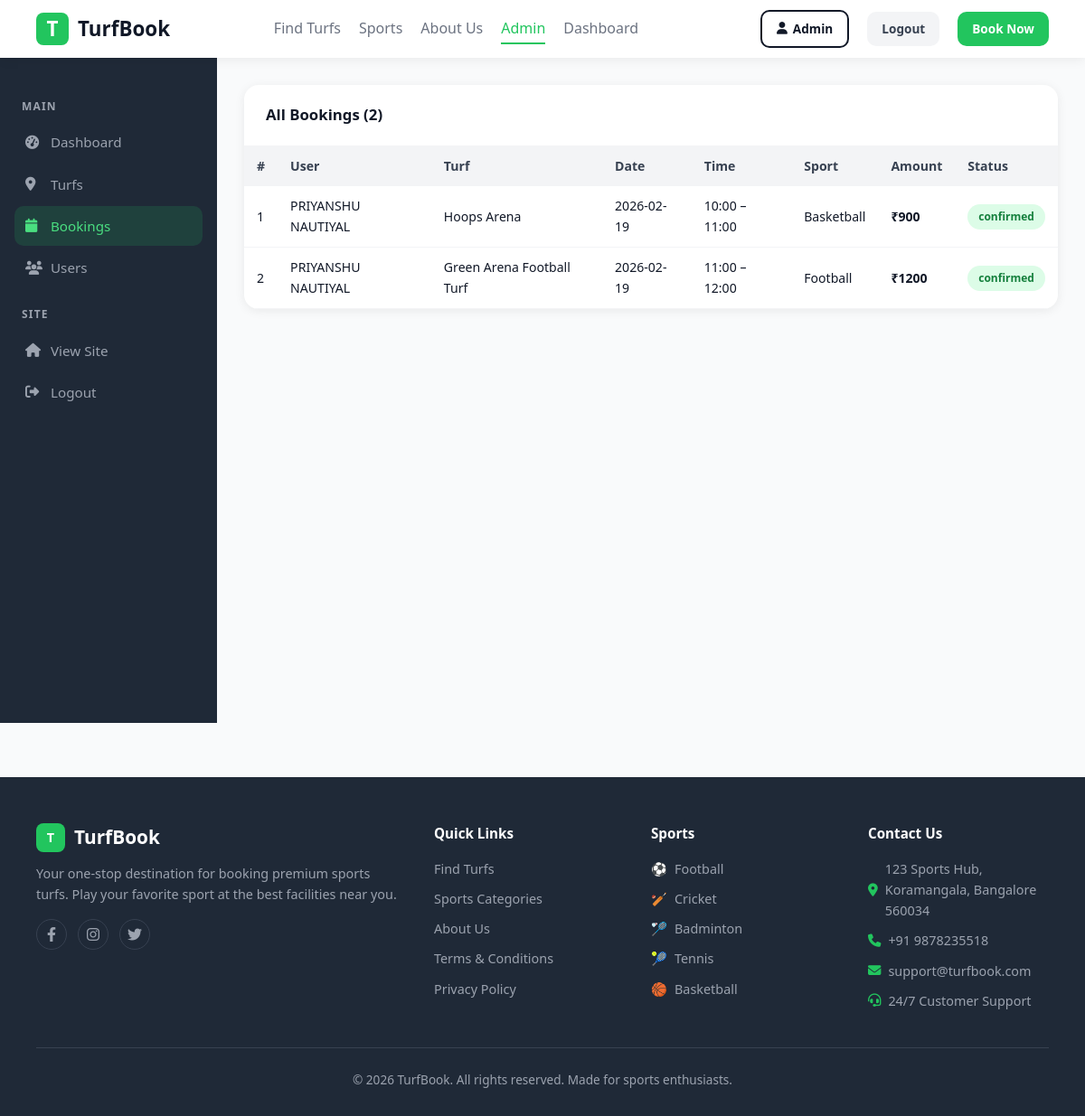
Screenshot of /admin/bookings (signed in) with the database file from the repository.
### tables this page shows
CREATE TABLE bookings (
            id INTEGER PRIMARY KEY AUTOINCREMENT,
            user_id INTEGER NOT NULL,
            turf_id INTEGER NOT NULL,
            booking_date TEXT NOT NULL,
            start_time TEXT NOT NULL,
            end_time TEXT NOT NULL,
            duration_hours REAL NOT NULL,
            total_amount INTEGER NOT NULL,
            sport TEXT NOT NULL,
            players INTEGER DEFAULT 1,
            status TEXT DEFAULT 'confirmed',
            payment_status TEXT DEFAULT 'pending',
            created_at TEXT DEFAULT CURRENT_TIMESTAMP,
            FOREIGN KEY(user_id) REFERENCES users(id),
            FOREIGN KEY(turf_id) REFERENCES turfs(id)
        );

CREATE TABLE users (
            id INTEGER PRIMARY KEY AUTOINCREMENT,
            name TEXT NOT NULL,
            email TEXT UNIQUE NOT NULL,
            phone TEXT,
            password TEXT NOT NULL,
            role TEXT DEFAULT 'user',
            created_at TEXT DEFAULT CURRENT_TIMESTAMP
        );

CREATE TABLE turfs (
            id INTEGER PRIMARY KEY AUTOINCREMENT,
            name TEXT NOT NULL,
            location TEXT NOT NULL,
            city TEXT NOT NULL,
            distance REAL,
            rating REAL DEFAULT 4.5,
            review_count INTEGER DEFAULT 0,
            open_time TEXT DEFAULT '6 AM',
            close_time TEXT DEFAULT '11 PM',
            max_players INTEGER DEFAULT 22,
            price_per_hour INTEGER NOT NULL,
            sports TEXT NOT NULL,
            amenities TEXT DEFAULT '',
            image_url TEXT DEFAULT '',
            description TEXT DEFAULT '',
            is_active INTEGER DEFAULT 1
        );

### app.py (the view)
@app.route('/admin/bookings')
@login_required
@admin_required
def admin_bookings():
    conn = get_db()
    bookings = conn.execute("""
        SELECT b.*, u.name as user_name, t.name as turf_name
        FROM bookings b JOIN users u ON b.user_id=u.id JOIN turfs t ON b.turf_id=t.id
        ORDER BY b.booking_date DESC
    """).fetchall()
    conn.close()
    return render_template('admin/bookings.html', bookings=bookings)

### app.py (called while the page is built)
def get_db():
    conn = sqlite3.connect(DB_PATH)
    conn.row_factory = sqlite3.Row
    return conn

def login_required(f):
    @wraps(f)
    def decorated(*args, **kwargs):
        if 'user_id' not in session:
            flash('Please login to continue.', 'warning')
            return redirect(url_for('login'))
        return f(*args, **kwargs)
    return decorated

def admin_required(f):
    @wraps(f)
    def decorated(*args, **kwargs):
        if session.get('role') != 'admin':
            flash('Admin access required.', 'danger')
            return redirect(url_for('index'))
        return f(*args, **kwargs)
    return decorated

### templates/admin/bookings.html (shortened to what this page needs)
{% extends 'base.html' %}
{% block content %}
<div class="admin-layout">
  <div class="admin-sidebar">
    <div class="admin-nav">
      <h3>Main</h3>
      <a href="/admin"><i class="fa fa-tachometer-alt"></i> Dashboard</a>
      <a href="/admin/turfs"><i class="fa fa-map-marker-alt"></i> Turfs</a>
      <a href="/admin/bookings" class="active"><i class="fa fa-calendar"></i> Bookings</a>
      <a href="/admin/users"><i class="fa fa-users"></i> Users</a>
      <h3>Site</h3>
      <a href="/"><i class="fa fa-home"></i> View Site</a>
      <a href="/logout"><i class="fa fa-sign-out-alt"></i> Logout</a>
    </div>
  </div>
  <div class="admin-content">
    <div class="table-card">
      <div class="table-card-header">
        <h3>All Bookings ({{ bookings|length }})</h3>
      </div>
      <table>
        <thead>
          <tr><th>#</th><th>User</th><th>Turf</th><th>Date</th><th>Time</th><th>Sport</th><th>Amount</th><th>Status</th></tr>
        </thead>
        <tbody>
          {% for b in bookings %}
          <tr>
            <td>{{ b.id }}</td>
            <td>{{ b.user_name }}</td>
            <td>{{ b.turf_name }}</td>
            <td>{{ b.booking_date }}</td>
            <td>{{ b.start_time }} – {{ b.end_time }}</td>
            <td>{{ b.sport }}</td>
            <td><strong>₹{{ b.total_amount }}</strong></td>
            <td><span class="badge {{ 'badge-green' if b.status == 'confirmed' else 'badge-red' }}">{{ b.status }}</span></td>
          </tr>
          {% endfor %}
        </tbody>
      </table>
    </div>
  </div>
</div>
{% endblock %}

### static/css/style.css (style rules this page uses)
:root { --green: #22c55e; --green-dark: #16a34a; --yellow: #f59e0b; --dark: #111827; --gray: #6b7280; --light: #f9fafb; --white: #fff; --red: #ef4444; --blue: #3b82f6; --border-radius: 10px; --shadow-sm: 0 2px 12px rgba(0,0,0,0.07); --shadow-md: 0 4px 20px rgba(0,0,0,0.08); --shadow-lg: 0 8px 30px rgba(0,0,0,0.12); --transition: all 0.3s ease; }
* { box-sizing: border-box; margin: 0; padding: 0; }
html, body { width: 100%; height: 100%; }
body { font-family: 'Segoe UI', Tahoma, Geneva, Verdana, sans-serif; color: var(--dark); background: var(--light); line-height: 1.6; }
a { text-decoration: none; color: inherit; transition: var(--transition); }
.badge { padding: 4px 12px; border-radius: 20px; font-size: 0.75rem; font-weight: 700; display: inline-block; }
.badge-green { background: #dcfce7; color: #15803d; }

### templates/base.html (style rules this page uses)
:root { --green: #22c55e; --green-dark: #16a34a; --yellow: #f59e0b; --dark: #111827; --gray: #6b7280; --light: #f9fafb; --white: #fff; --red: #ef4444; --blue: #3b82f6; }

### templates/admin/bookings.html (style rules this page uses)
.admin-layout { display: grid; grid-template-columns: 240px 1fr; gap: 0; min-height: calc(100vh - 64px); }
.admin-sidebar { background: #1f2937; padding: 24px 16px; }
.admin-sidebar h3 { color: #9ca3af; font-size: 0.75rem; text-transform: uppercase; letter-spacing: 0.1em; margin: 20px 0 8px; padding: 0 8px; }
.admin-nav a { display: flex; align-items: center; gap: 10px; padding: 10px 12px; border-radius: 10px; color: #9ca3af; font-size: 0.95rem; margin-bottom: 2px; transition: all 0.2s; }
.admin-nav a:hover, .admin-nav a.active { background: rgba(34,197,94,0.15); color: #4ade80; }
.admin-nav a i { width: 18px; }
.admin-content { padding: 30px; background: #f9fafb; overflow-x: auto; }
table { width: 100%; border-collapse: collapse; font-size: 0.88rem; }
th { background: #f3f4f6; padding: 11px 14px; text-align: left; font-weight: 700; color: #374151; white-space: nowrap; }
td { padding: 11px 14px; border-bottom: 1px solid #f3f4f6; }
.table-card { background: white; border-radius: 16px; box-shadow: 0 2px 12px rgba(0,0,0,0.07); overflow: hidden; }
.table-card-header { padding: 20px 24px; border-bottom: 1px solid #f3f4f6; }
.table-card-header h3 { font-size: 1.05rem; font-weight: 700; }

### rows the page displays
bookings: id "1", user_name "PRIYANSHU NAUTIYAL", turf_name "Hoops Arena", booking_date "2026-02-19", start_time "10:00", end_time "11:00", sport "Basketball", total_amount "900", status "confirmed"
bookings: id "2", user_name "PRIYANSHU NAUTIYAL", turf_name "Green Arena Football Turf", booking_date "2026-02-19", start_time "11:00", end_time "12:00", sport "Football", total_amount "1200", status "confirmed"

### other values shown
{{ session.get('user_name', '').split()[0] }} "Admin"
{{ bookings|length }} "2"
